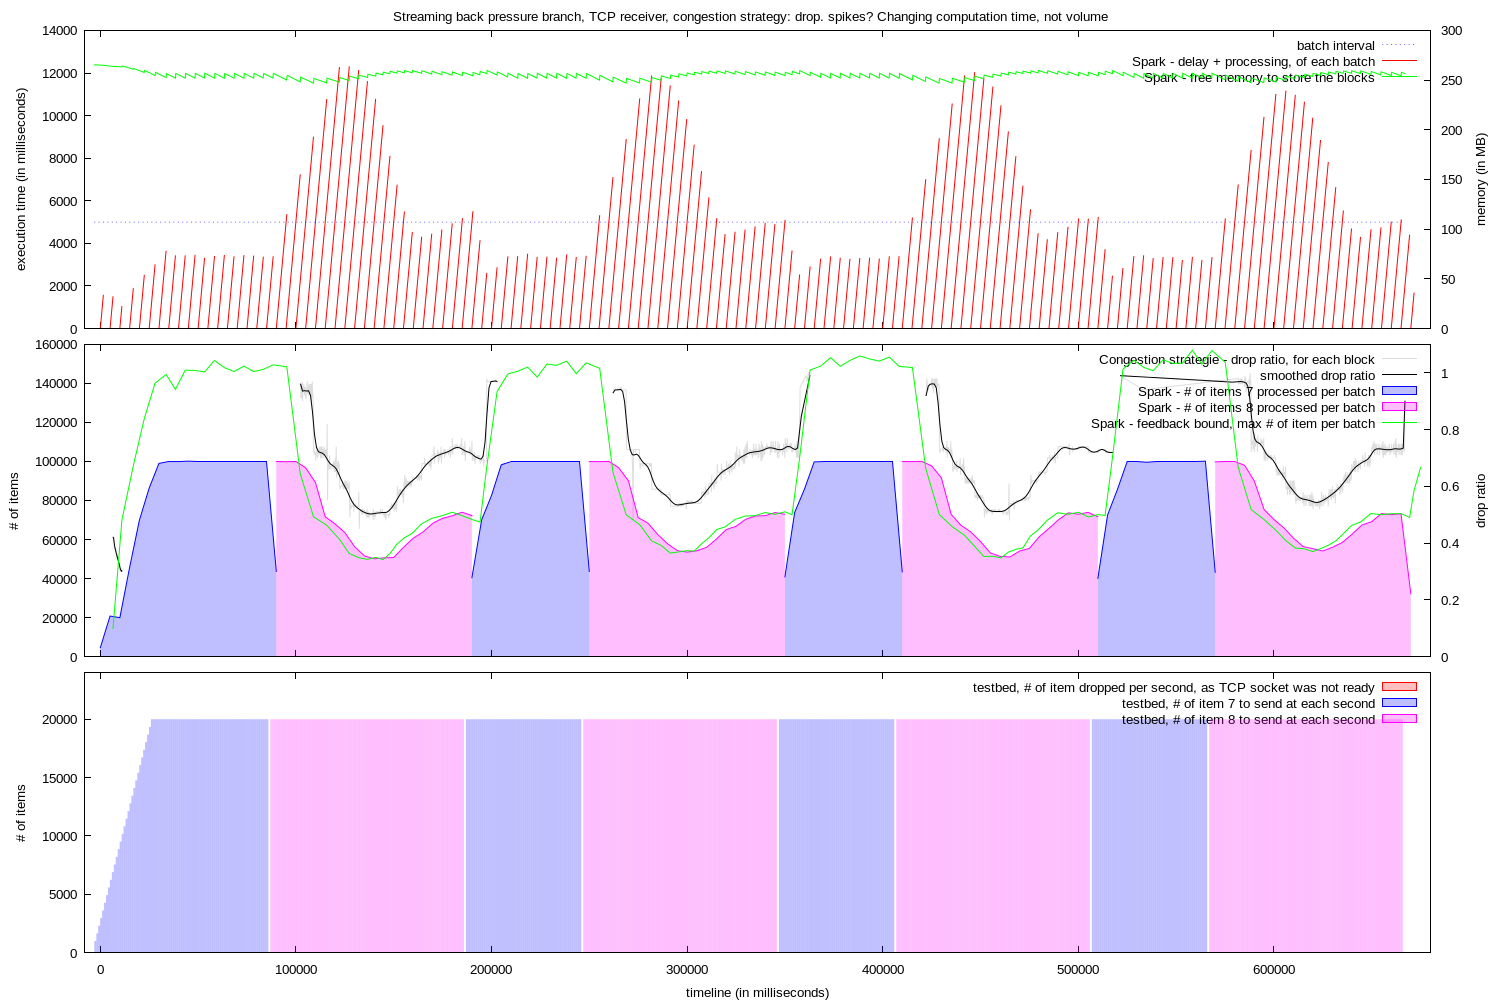

Write gnuplot code to recreate this figure.

set y2range [0:]
set y2tics
set yrange [0:]
set lmargin 12
set rmargin 10
set datafile missing "?"
set style fill transparent solid 0.25

set style arrow 1 nohead ls 1
set ytics nomirror

set terminal pngcairo dashed enhanced font "arial,10" fontscale 1.0 size 1500,1000
set output "graph.png"

set multiplot layout 3, 1 title "Streaming back pressure branch, TCP receiver, congestion strategy: drop. spikes? Changing computation time, not volume"

set xrange [ -8069 : 680046 ]
set xtics format " "
set bmargin 1
set ylabel "execution time (in milliseconds)"
set y2label "memory (in MB)"

plot "memory.log" using 1:(5000) with line lt 0 lc 3 title "batch interval", \
  "execution.log" using 2:(0):($1-$2):($1-$2) with vector title "Spark - delay + processing, of each batch" arrowstyle 1, \
  "memory.log" using 1:($2/1024) axes x1y2 with lines title "Spark - free memory to store the blocks" lt 1 lc 2
 


set tmargin 0
set ylabel "# of items"
set y2label "drop ratio"
set y2range [ 0 : 1.1 ]

plot "ratio.log" using 1:2 axes x1y2 with lines title "Congestion strategie - drop ratio, for each block" lt 1 lc rgb "#DDDDDD", \
  "ratio.log" u 1:2 axes x1y2 smooth bezier title "smoothed drop ratio" lt 1 lc "black", \
"execution.log" using 2:($3) with filledcurve x1 title "Spark - # of items 7 processed per batch" lt 1 lc 3, \
"execution.log" using 2:($4) with filledcurve x1 title "Spark - # of items 8 processed per batch" lt 1 lc 4, \
  "feedback.log" using 1:($2 * 25) with lines title "Spark - feedback bound, max # of item per batch" lt 1 lc 2


set xlabel "timeline (in milliseconds)"


set xtics format "%g"
set bmargin 3
set ylabel "# of items"
unset y2label
unset y2tics
unset y2range


set yrange [ 0 : 24000 ]
set y2range [ 0 : 24 ]

set boxwidth 1000

plot "droppedValuesPerSecond.log" using 1:2 with boxes title "testbed, # of item dropped per second, as TCP socket was not ready" lt 1 lc 1, \
"tick.log" using 1:($2) with fillsteps title "testbed, # of item 7 to send at each second" lt 1 lc 3, \
"tick.log" using 1:($3) with fillsteps title "testbed, # of item 8 to send at each second" lt 1 lc 4
unset multiplot
